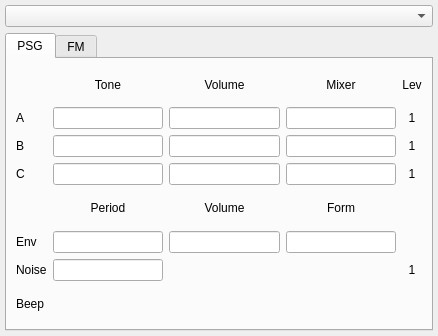
<?xml version="1.0" encoding="UTF-8"?>
<ui version="4.0">
 <class>AYWidget</class>
 <widget class="QWidget" name="AYWidget">
  <property name="geometry">
   <rect>
    <x>0</x>
    <y>0</y>
    <width>438</width>
    <height>336</height>
   </rect>
  </property>
  <property name="windowTitle">
   <string>Form</string>
  </property>
  <layout class="QVBoxLayout" name="verticalLayout">
   <property name="leftMargin">
    <number>5</number>
   </property>
   <property name="topMargin">
    <number>5</number>
   </property>
   <property name="rightMargin">
    <number>5</number>
   </property>
   <property name="bottomMargin">
    <number>5</number>
   </property>
   <item>
    <widget class="QComboBox" name="cbChipSelect"/>
   </item>
   <item>
    <widget class="QTabWidget" name="tabWidget">
     <property name="currentIndex">
      <number>0</number>
     </property>
     <widget class="QWidget" name="tab">
      <attribute name="title">
       <string>PSG</string>
      </attribute>
      <layout class="QGridLayout" name="gridLayout">
       <item row="0" column="1">
        <widget class="QLabel" name="label_25">
         <property name="text">
          <string>Tone</string>
         </property>
         <property name="alignment">
          <set>Qt::AlignCenter</set>
         </property>
        </widget>
       </item>
       <item row="0" column="2">
        <widget class="QLabel" name="label_50">
         <property name="text">
          <string>Volume</string>
         </property>
         <property name="alignment">
          <set>Qt::AlignCenter</set>
         </property>
        </widget>
       </item>
       <item row="0" column="3">
        <widget class="QLabel" name="label_51">
         <property name="text">
          <string>Mixer</string>
         </property>
         <property name="alignment">
          <set>Qt::AlignCenter</set>
         </property>
        </widget>
       </item>
       <item row="0" column="4">
        <widget class="QLabel" name="label_57">
         <property name="text">
          <string>Lev</string>
         </property>
         <property name="alignment">
          <set>Qt::AlignCenter</set>
         </property>
        </widget>
       </item>
       <item row="1" column="0">
        <widget class="QLabel" name="label_19">
         <property name="text">
          <string>A</string>
         </property>
        </widget>
       </item>
       <item row="1" column="1">
        <widget class="QLineEdit" name="leToneA">
         <property name="alignment">
          <set>Qt::AlignCenter</set>
         </property>
         <property name="readOnly">
          <bool>true</bool>
         </property>
        </widget>
       </item>
       <item row="1" column="2">
        <widget class="QLineEdit" name="leVolA">
         <property name="alignment">
          <set>Qt::AlignCenter</set>
         </property>
         <property name="readOnly">
          <bool>true</bool>
         </property>
        </widget>
       </item>
       <item row="1" column="3">
        <widget class="QLineEdit" name="leMixA">
         <property name="alignment">
          <set>Qt::AlignCenter</set>
         </property>
         <property name="readOnly">
          <bool>true</bool>
         </property>
        </widget>
       </item>
       <item row="1" column="4">
        <widget class="QLabel" name="labLevA">
         <property name="text">
          <string>1</string>
         </property>
         <property name="alignment">
          <set>Qt::AlignCenter</set>
         </property>
        </widget>
       </item>
       <item row="2" column="0">
        <widget class="QLabel" name="label_21">
         <property name="text">
          <string>B</string>
         </property>
        </widget>
       </item>
       <item row="2" column="1">
        <widget class="QLineEdit" name="leToneB">
         <property name="alignment">
          <set>Qt::AlignCenter</set>
         </property>
         <property name="readOnly">
          <bool>true</bool>
         </property>
        </widget>
       </item>
       <item row="2" column="2">
        <widget class="QLineEdit" name="leVolB">
         <property name="alignment">
          <set>Qt::AlignCenter</set>
         </property>
         <property name="readOnly">
          <bool>true</bool>
         </property>
        </widget>
       </item>
       <item row="2" column="3">
        <widget class="QLineEdit" name="leMixB">
         <property name="alignment">
          <set>Qt::AlignCenter</set>
         </property>
         <property name="readOnly">
          <bool>true</bool>
         </property>
        </widget>
       </item>
       <item row="2" column="4">
        <widget class="QLabel" name="labLevB">
         <property name="text">
          <string>1</string>
         </property>
         <property name="alignment">
          <set>Qt::AlignCenter</set>
         </property>
        </widget>
       </item>
       <item row="3" column="0">
        <widget class="QLabel" name="label_23">
         <property name="text">
          <string>C</string>
         </property>
        </widget>
       </item>
       <item row="3" column="1">
        <widget class="QLineEdit" name="leToneC">
         <property name="alignment">
          <set>Qt::AlignCenter</set>
         </property>
         <property name="readOnly">
          <bool>true</bool>
         </property>
        </widget>
       </item>
       <item row="3" column="2">
        <widget class="QLineEdit" name="leVolC">
         <property name="alignment">
          <set>Qt::AlignCenter</set>
         </property>
         <property name="readOnly">
          <bool>true</bool>
         </property>
        </widget>
       </item>
       <item row="3" column="3">
        <widget class="QLineEdit" name="leMixC">
         <property name="alignment">
          <set>Qt::AlignCenter</set>
         </property>
         <property name="readOnly">
          <bool>true</bool>
         </property>
        </widget>
       </item>
       <item row="3" column="4">
        <widget class="QLabel" name="labLevC">
         <property name="text">
          <string>1</string>
         </property>
         <property name="alignment">
          <set>Qt::AlignCenter</set>
         </property>
        </widget>
       </item>
       <item row="4" column="1">
        <widget class="QLabel" name="label_54">
         <property name="text">
          <string>Period</string>
         </property>
         <property name="alignment">
          <set>Qt::AlignCenter</set>
         </property>
        </widget>
       </item>
       <item row="4" column="2">
        <widget class="QLabel" name="label_58">
         <property name="text">
          <string>Volume</string>
         </property>
         <property name="alignment">
          <set>Qt::AlignCenter</set>
         </property>
        </widget>
       </item>
       <item row="4" column="3">
        <widget class="QLabel" name="label_56">
         <property name="text">
          <string>Form</string>
         </property>
         <property name="alignment">
          <set>Qt::AlignCenter</set>
         </property>
        </widget>
       </item>
       <item row="5" column="0">
        <widget class="QLabel" name="label_53">
         <property name="text">
          <string>Env</string>
         </property>
        </widget>
       </item>
       <item row="5" column="1">
        <widget class="QLineEdit" name="leEnvTone">
         <property name="alignment">
          <set>Qt::AlignCenter</set>
         </property>
         <property name="readOnly">
          <bool>true</bool>
         </property>
        </widget>
       </item>
       <item row="5" column="2">
        <widget class="QLineEdit" name="leVolE">
         <property name="alignment">
          <set>Qt::AlignCenter</set>
         </property>
         <property name="readOnly">
          <bool>true</bool>
         </property>
        </widget>
       </item>
       <item row="5" column="3">
        <widget class="QLineEdit" name="leEnvForm">
         <property name="alignment">
          <set>Qt::AlignCenter</set>
         </property>
         <property name="readOnly">
          <bool>true</bool>
         </property>
        </widget>
       </item>
       <item row="6" column="0">
        <widget class="QLabel" name="label_52">
         <property name="text">
          <string>Noise</string>
         </property>
        </widget>
       </item>
       <item row="6" column="1">
        <widget class="QLineEdit" name="leToneN">
         <property name="alignment">
          <set>Qt::AlignCenter</set>
         </property>
         <property name="readOnly">
          <bool>true</bool>
         </property>
        </widget>
       </item>
       <item row="6" column="4">
        <widget class="QLabel" name="labLevN">
         <property name="text">
          <string>1</string>
         </property>
         <property name="alignment">
          <set>Qt::AlignCenter</set>
         </property>
        </widget>
       </item>
       <item row="7" column="0">
        <widget class="QLabel" name="label_4">
         <property name="text">
          <string>Beep</string>
         </property>
        </widget>
       </item>
       <item row="7" column="1">
        <widget class="QLabel" name="labBeep">
         <property name="text">
          <string/>
         </property>
        </widget>
       </item>
      </layout>
     </widget>
     <widget class="QWidget" name="tab_2">
      <attribute name="title">
       <string>FM</string>
      </attribute>
      <layout class="QVBoxLayout" name="verticalLayout_2">
       <item>
        <layout class="QHBoxLayout" name="horizontalLayout">
         <item>
          <widget class="QLabel" name="label">
           <property name="text">
            <string>Channel</string>
           </property>
          </widget>
         </item>
         <item>
          <widget class="QSpinBox" name="sbChanNum">
           <property name="maximum">
            <number>2</number>
           </property>
          </widget>
         </item>
         <item>
          <widget class="QCheckBox" name="fmChanOff">
           <property name="text">
            <string>off</string>
           </property>
          </widget>
         </item>
         <item>
          <spacer name="horizontalSpacer">
           <property name="orientation">
            <enum>Qt::Horizontal</enum>
           </property>
           <property name="sizeHint" stdset="0">
            <size>
             <width>40</width>
             <height>20</height>
            </size>
           </property>
          </spacer>
         </item>
         <item>
          <widget class="QLabel" name="label_2">
           <property name="text">
            <string>Operator</string>
           </property>
          </widget>
         </item>
         <item>
          <widget class="QSpinBox" name="sbOpNum">
           <property name="maximum">
            <number>3</number>
           </property>
          </widget>
         </item>
        </layout>
       </item>
       <item>
        <layout class="QGridLayout" name="gridLayout_2" columnstretch="0,0,0,10">
         <item row="4" column="2">
          <widget class="QLabel" name="label_11">
           <property name="text">
            <string>RR</string>
           </property>
          </widget>
         </item>
         <item row="6" column="2">
          <widget class="QLabel" name="label_14">
           <property name="text">
            <string>Out</string>
           </property>
          </widget>
         </item>
         <item row="0" column="3">
          <widget class="QLineEdit" name="leFmOpStatus">
           <property name="enabled">
            <bool>true</bool>
           </property>
           <property name="readOnly">
            <bool>true</bool>
           </property>
          </widget>
         </item>
         <item row="1" column="1">
          <widget class="QLineEdit" name="leFmChanBase">
           <property name="enabled">
            <bool>true</bool>
           </property>
           <property name="readOnly">
            <bool>true</bool>
           </property>
          </widget>
         </item>
         <item row="4" column="0">
          <widget class="QLabel" name="label_15">
           <property name="text">
            <string>Out</string>
           </property>
          </widget>
         </item>
         <item row="4" column="1">
          <widget class="QLineEdit" name="leFmChanOut">
           <property name="readOnly">
            <bool>true</bool>
           </property>
          </widget>
         </item>
         <item row="3" column="1">
          <widget class="QLineEdit" name="leFmChanAlg">
           <property name="readOnly">
            <bool>true</bool>
           </property>
          </widget>
         </item>
         <item row="1" column="2">
          <widget class="QLabel" name="label_8">
           <property name="text">
            <string>Phase</string>
           </property>
          </widget>
         </item>
         <item row="0" column="2">
          <widget class="QLabel" name="label_7">
           <property name="text">
            <string>Status</string>
           </property>
          </widget>
         </item>
         <item row="5" column="2">
          <widget class="QLabel" name="label_13">
           <property name="text">
            <string>Amp</string>
           </property>
          </widget>
         </item>
         <item row="2" column="1">
          <widget class="QLineEdit" name="leFmChanStep">
           <property name="enabled">
            <bool>true</bool>
           </property>
           <property name="readOnly">
            <bool>true</bool>
           </property>
          </widget>
         </item>
         <item row="2" column="2">
          <widget class="QLabel" name="label_9">
           <property name="text">
            <string>AR</string>
           </property>
          </widget>
         </item>
         <item row="6" column="3">
          <widget class="QLineEdit" name="leFmOpOut">
           <property name="enabled">
            <bool>true</bool>
           </property>
           <property name="readOnly">
            <bool>true</bool>
           </property>
          </widget>
         </item>
         <item row="0" column="0">
          <widget class="QLabel" name="label_3">
           <property name="text">
            <string>Freq</string>
           </property>
          </widget>
         </item>
         <item row="1" column="0">
          <widget class="QLabel" name="label_5">
           <property name="text">
            <string>Base</string>
           </property>
          </widget>
         </item>
         <item row="0" column="1">
          <widget class="QLineEdit" name="leFmChanFrq">
           <property name="enabled">
            <bool>true</bool>
           </property>
           <property name="readOnly">
            <bool>true</bool>
           </property>
          </widget>
         </item>
         <item row="1" column="3">
          <widget class="QLineEdit" name="leFmOpPhase">
           <property name="enabled">
            <bool>true</bool>
           </property>
           <property name="readOnly">
            <bool>true</bool>
           </property>
          </widget>
         </item>
         <item row="2" column="0">
          <widget class="QLabel" name="label_6">
           <property name="text">
            <string>Step</string>
           </property>
          </widget>
         </item>
         <item row="2" column="3">
          <layout class="QHBoxLayout" name="horizontalLayout_2">
           <item>
            <widget class="QLineEdit" name="leFmOpAR">
             <property name="enabled">
              <bool>true</bool>
             </property>
             <property name="readOnly">
              <bool>true</bool>
             </property>
            </widget>
           </item>
           <item>
            <widget class="QLabel" name="label_12">
             <property name="text">
              <string>DR</string>
             </property>
            </widget>
           </item>
           <item>
            <widget class="QLineEdit" name="leFmOpDR">
             <property name="enabled">
              <bool>true</bool>
             </property>
             <property name="readOnly">
              <bool>true</bool>
             </property>
            </widget>
           </item>
          </layout>
         </item>
         <item row="3" column="2">
          <widget class="QLabel" name="label_10">
           <property name="text">
            <string>SR</string>
           </property>
          </widget>
         </item>
         <item row="3" column="0">
          <widget class="QLabel" name="label_16">
           <property name="text">
            <string>Alg</string>
           </property>
          </widget>
         </item>
         <item row="3" column="3">
          <layout class="QHBoxLayout" name="horizontalLayout_3">
           <item>
            <widget class="QLineEdit" name="leFmOpSR">
             <property name="enabled">
              <bool>true</bool>
             </property>
             <property name="readOnly">
              <bool>true</bool>
             </property>
            </widget>
           </item>
           <item>
            <widget class="QLabel" name="label_17">
             <property name="text">
              <string>SL</string>
             </property>
            </widget>
           </item>
           <item>
            <widget class="QLineEdit" name="leFmOpSL"/>
           </item>
          </layout>
         </item>
         <item row="4" column="3">
          <layout class="QHBoxLayout" name="horizontalLayout_4">
           <item>
            <widget class="QLineEdit" name="leFmOpRR">
             <property name="enabled">
              <bool>true</bool>
             </property>
             <property name="readOnly">
              <bool>true</bool>
             </property>
            </widget>
           </item>
           <item>
            <widget class="QLabel" name="label_18">
             <property name="text">
              <string>TL</string>
             </property>
            </widget>
           </item>
           <item>
            <widget class="QLineEdit" name="leFmOpTL">
             <property name="readOnly">
              <bool>true</bool>
             </property>
            </widget>
           </item>
          </layout>
         </item>
         <item row="5" column="3">
          <layout class="QHBoxLayout" name="horizontalLayout_5">
           <item>
            <widget class="QLineEdit" name="leFmOpEGAmp">
             <property name="enabled">
              <bool>true</bool>
             </property>
             <property name="readOnly">
              <bool>true</bool>
             </property>
            </widget>
           </item>
           <item>
            <widget class="QLabel" name="label_20">
             <property name="text">
              <string>KS</string>
             </property>
            </widget>
           </item>
           <item>
            <widget class="QLineEdit" name="leFmOpKS">
             <property name="readOnly">
              <bool>true</bool>
             </property>
            </widget>
           </item>
          </layout>
         </item>
        </layout>
       </item>
      </layout>
     </widget>
    </widget>
   </item>
  </layout>
 </widget>
 <resources/>
 <connections/>
</ui>
